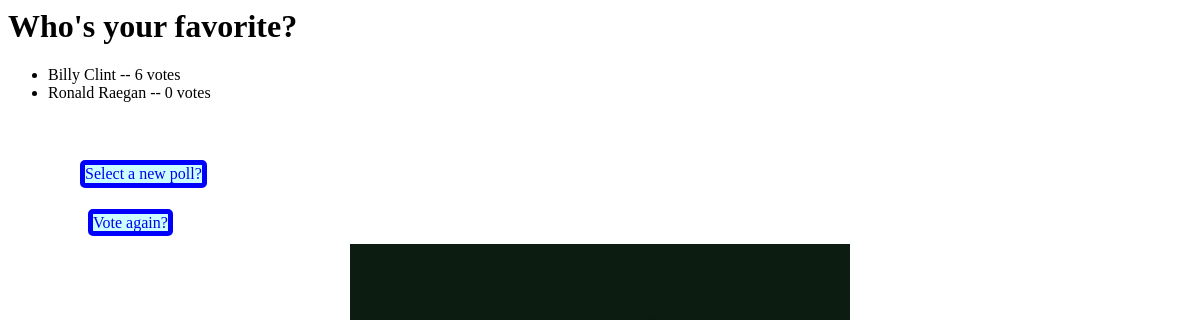
The app's page /polls/2/results/ with its own data.
### polls/models.py (models this page shows, shortened)
class Poll(models.Model):
    question = models.CharField(max_length=200)
    pub_date = models.DateTimeField('date published')
    def was_published_recently(self):
        return timezone.now() - datetime.timedelta(days=1) <= self.pub_date < timezone.now()
    was_published_recently.admin_order_field = 'pub_date'
    was_published_recently.boolean = True
    was_published_recently.short_description = 'Published Recently?'

class Choice(models.Model):
    poll = models.ForeignKey(Poll)
    choice_text = models.CharField(max_length=200)
    votes = models.IntegerField(default=0)

### polls/views.py (the view)
# urls.py: url(r'^(?P<pk>\d+)/results/$', views.ResultsView.as_view(), name='results'),
class ResultsView(generic.DetailView):
	model = Poll
	template_name = 'polls/results.html'

### polls/templates/polls/results.html (shortened to what this page needs)
{% load staticfiles %}
<h1>{{ poll.question }}</h1>
<link rel='stylesheet' type="text/css" href={% static 'polls/style.css' %} />
<ul>
{% for choice in poll.choice_set.all %}
    <li> {{ choice.choice_text }} -- {{ choice.votes }} vote{{ choice.votes|pluralize }}</li>
{% endfor %}
</ul>
<a class='voteagain' href="{% url 'polls:detail' poll.id %}">Vote again?</a>
<a class='selectnew' href="{% url 'polls:index' %}" >Select a new poll?</a>

### polls/static/polls/style.css (style rules this page uses)
.voteagain { text-decoration: none; font-family: times; position: relative; background-color: #CCFFFF; top:6em; left:5em; border-radius: 5px; border: 5px solid blue; }
.selectnew { text-decoration: none; font-family: times; position: fixed; background-color: #CCFFFF; box-shadow: 0 0 20px, #CCFFFF; top:10em; left:5em; border: 5px solid blue; border-radius: 5px; }

### records on screen
Poll: question "Who's your favorite?"
Choice: choice_text "Billy Clint", votes "6"
Choice: choice_text "Ronald Raegan", votes "0"
